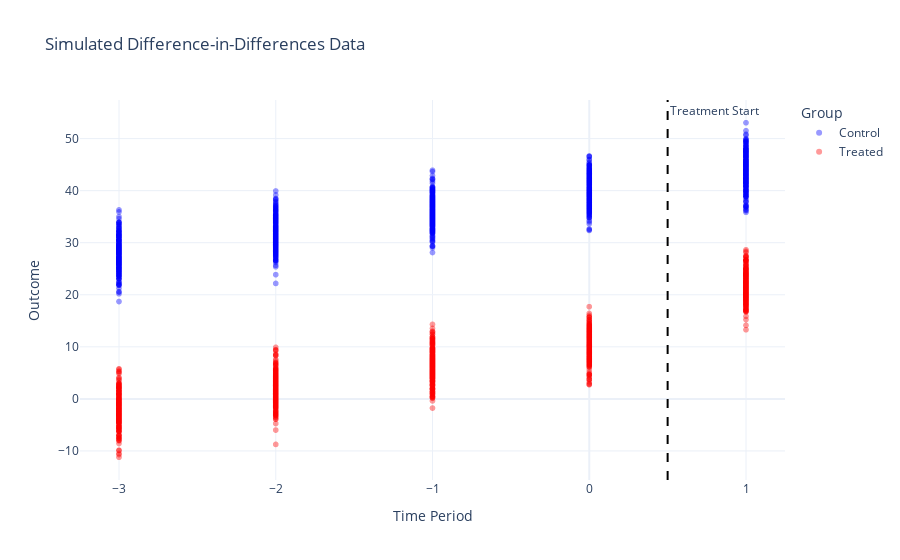

Here is the notebook cell this chart was saved with:
### Code cell
test_df = simulate()
print(test_df.shape)

panel_plot(test_df)

### Figure 1 — Plotly figure (JSON) as saved in the notebook; plotly's stock layout.template omitted (floating-point values rounded to 4 significant figures; data arrays with more than 128 entries replaced by an {"elided": "..."} marker saying what was removed)
{"data": [{"hovertemplate": "Group=Control<br>Time Period=%{x}<br>Outcome=%{y}<extra></extra>", "legendgroup": "Control", "marker": {"color": "blue", "opacity": 0.4, "symbol": "circle"}, "mode": "markers", "name": "Control", "showlegend": true, "type": "scattergl", "x": {"elided": "1250 int values"}, "xaxis": "x", "y": {"elided": "1250 float values"}, "yaxis": "y"}, {"hovertemplate": "Group=Treated<br>Time Period=%{x}<br>Outcome=%{y}<extra></extra>", "legendgroup": "Treated", "marker": {"color": "red", "opacity": 0.4, "symbol": "circle"}, "mode": "markers", "name": "Treated", "showlegend": true, "type": "scattergl", "x": {"elided": "1250 int values"}, "xaxis": "x", "y": {"elided": "1250 float values"}, "yaxis": "y"}], "layout": {"annotations": [{"showarrow": false, "text": "Treatment Start", "x": 0.5, "xanchor": "left", "xref": "x", "y": 1, "yanchor": "top", "yref": "y domain"}], "legend": {"title": {"text": "Group"}, "tracegroupgap": 0}, "shapes": [{"line": {"color": "black", "dash": "dash"}, "type": "line", "x0": 0.5, "x1": 0.5, "xref": "x", "y0": 0, "y1": 1, "yref": "y domain"}], "title": {"text": "Simulated Difference-in-Differences Data"}, "xaxis": {"anchor": "y", "domain": [0, 1], "tickvals": [-3, -2, -1, 0, 1], "title": {"text": "Time Period"}}, "yaxis": {"anchor": "x", "domain": [0, 1], "title": {"text": "Outcome"}}}}
